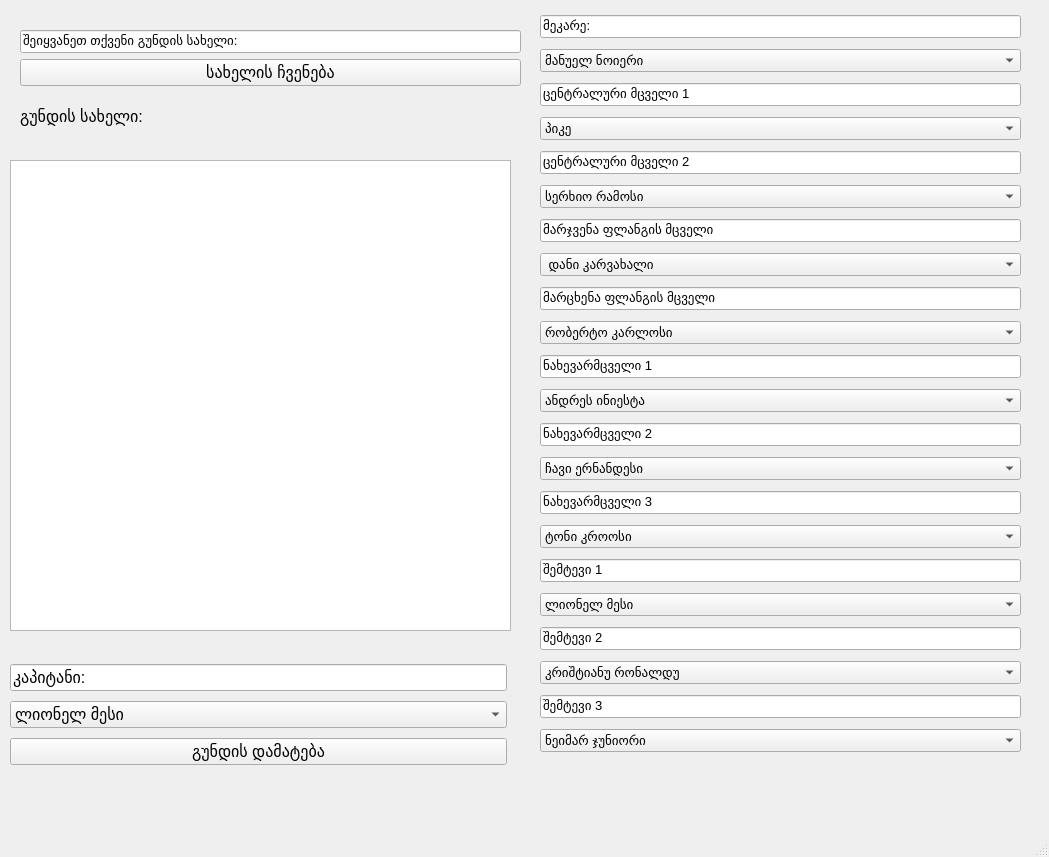
<?xml version="1.0" encoding="UTF-8"?>
<ui version="4.0">
 <class>MainWindow</class>
 <widget class="QMainWindow" name="MainWindow">
  <property name="geometry">
   <rect>
    <x>0</x>
    <y>0</y>
    <width>1049</width>
    <height>857</height>
   </rect>
  </property>
  <property name="windowTitle">
   <string>MainWindow</string>
  </property>
  <widget class="QWidget" name="centralwidget">
   <widget class="QWidget" name="verticalLayoutWidget">
    <property name="geometry">
     <rect>
      <x>20</x>
      <y>30</y>
      <width>501</width>
      <height>111</height>
     </rect>
    </property>
    <layout class="QVBoxLayout" name="verticalLayout">
     <item>
      <widget class="QLineEdit" name="lineEdit">
       <property name="font">
        <font>
         <pointsize>10</pointsize>
        </font>
       </property>
       <property name="text">
        <string>შეიყვანეთ თქვენი გუნდის სახელი:</string>
       </property>
      </widget>
     </item>
     <item>
      <widget class="QPushButton" name="pushButton_2">
       <property name="font">
        <font>
         <pointsize>12</pointsize>
        </font>
       </property>
       <property name="text">
        <string>სახელის ჩვენება</string>
       </property>
      </widget>
     </item>
     <item>
      <widget class="QLabel" name="label">
       <property name="font">
        <font>
         <pointsize>12</pointsize>
        </font>
       </property>
       <property name="text">
        <string>გუნდის სახელი:</string>
       </property>
      </widget>
     </item>
    </layout>
   </widget>
   <widget class="QWidget" name="gridLayoutWidget">
    <property name="geometry">
     <rect>
      <x>540</x>
      <y>10</y>
      <width>481</width>
      <height>755</height>
     </rect>
    </property>
    <layout class="QGridLayout" name="gridLayout">
     <item row="10" column="0">
      <widget class="QComboBox" name="comboBox_11">
       <property name="font">
        <font>
         <pointsize>10</pointsize>
        </font>
       </property>
       <item>
        <property name="text">
         <string> დანი კარვახალი</string>
        </property>
       </item>
       <item>
        <property name="text">
         <string>ბენჟამენ პავარი</string>
        </property>
       </item>
       <item>
        <property name="text">
         <string>აშრაფ ჰაკიმი</string>
        </property>
       </item>
       <item>
        <property name="text">
         <string>კაილ უოლკერი</string>
        </property>
       </item>
       <item>
        <property name="text">
         <string>ტრენტ ალექსანდრ-არნოლდი</string>
        </property>
       </item>
       <item>
        <property name="text">
         <string>ჯოშუა კიმიხი</string>
        </property>
       </item>
      </widget>
     </item>
     <item row="18" column="0">
      <widget class="QComboBox" name="comboBox_7">
       <property name="font">
        <font>
         <pointsize>10</pointsize>
        </font>
       </property>
       <item>
        <property name="text">
         <string>ტონი კროოსი</string>
        </property>
       </item>
       <item>
        <property name="text">
         <string>მარადონა</string>
        </property>
       </item>
       <item>
        <property name="text">
         <string>ანდრეს ინიესტა</string>
        </property>
       </item>
       <item>
        <property name="text">
         <string>ჩავი ერნანდესი</string>
        </property>
       </item>
       <item>
        <property name="text">
         <string>ლუკა მოდრიჩი</string>
        </property>
       </item>
       <item>
        <property name="text">
         <string>კევინ დე ბრუინი</string>
        </property>
       </item>
       <item>
        <property name="text">
         <string>ზინედინ ზიდანი</string>
        </property>
       </item>
       <item>
        <property name="text">
         <string>იოჰან კრუიფი</string>
        </property>
       </item>
       <item>
        <property name="text">
         <string>გიორგი ჩაკვეტაძე</string>
        </property>
       </item>
      </widget>
     </item>
     <item row="16" column="0">
      <widget class="QComboBox" name="comboBox_6">
       <property name="font">
        <font>
         <pointsize>10</pointsize>
        </font>
       </property>
       <item>
        <property name="text">
         <string>ჩავი ერნანდესი </string>
        </property>
       </item>
       <item>
        <property name="text">
         <string>მარადონა</string>
        </property>
       </item>
       <item>
        <property name="text">
         <string>ანდრეს ინიესტა</string>
        </property>
       </item>
       <item>
        <property name="text">
         <string>ტონი კროოსი</string>
        </property>
       </item>
       <item>
        <property name="text">
         <string>ლუკა მოდრიჩი</string>
        </property>
       </item>
       <item>
        <property name="text">
         <string>კევინ დე ბრუინი</string>
        </property>
       </item>
       <item>
        <property name="text">
         <string>ზინედინ ზიდანი</string>
        </property>
       </item>
       <item>
        <property name="text">
         <string>იოჰან ჯრუიფი</string>
        </property>
       </item>
       <item>
        <property name="text">
         <string>გიორგი ჩაკვეტაძე</string>
        </property>
       </item>
      </widget>
     </item>
     <item row="2" column="0">
      <widget class="QComboBox" name="comboBox">
       <property name="font">
        <font>
         <pointsize>10</pointsize>
        </font>
       </property>
       <item>
        <property name="text">
         <string>მანუელ ნოიერი</string>
        </property>
       </item>
       <item>
        <property name="text">
         <string>ჯანლუიჯი ბუფონი</string>
        </property>
       </item>
       <item>
        <property name="text">
         <string>გიორფი მამარდაშვილი</string>
        </property>
       </item>
       <item>
        <property name="text">
         <string>ტერ შტეგენი</string>
        </property>
       </item>
       <item>
        <property name="text">
         <string>ჯიანლუიჯი დონარუმა</string>
        </property>
       </item>
       <item>
        <property name="text">
         <string>დავიდ დე ხეა</string>
        </property>
       </item>
      </widget>
     </item>
     <item row="1" column="0">
      <widget class="QLineEdit" name="lineEdit_3">
       <property name="font">
        <font>
         <pointsize>10</pointsize>
        </font>
       </property>
       <property name="text">
        <string>მეკარე:</string>
       </property>
      </widget>
     </item>
     <item row="12" column="0">
      <widget class="QComboBox" name="comboBox_12">
       <property name="font">
        <font>
         <pointsize>10</pointsize>
        </font>
       </property>
       <item>
        <property name="text">
         <string>რობერტო კარლოსი</string>
        </property>
       </item>
       <item>
        <property name="text">
         <string>კაფუ</string>
        </property>
       </item>
       <item>
        <property name="text">
         <string>ალვეში</string>
        </property>
       </item>
       <item>
        <property name="text">
         <string>მარსელო</string>
        </property>
       </item>
       <item>
        <property name="text">
         <string>ეშლი კოული</string>
        </property>
       </item>
      </widget>
     </item>
     <item row="8" column="0">
      <widget class="QComboBox" name="comboBox_5">
       <property name="font">
        <font>
         <pointsize>10</pointsize>
        </font>
       </property>
       <item>
        <property name="text">
         <string>სერხიო რამოსი</string>
        </property>
       </item>
       <item>
        <property name="text">
         <string>პიკე</string>
        </property>
       </item>
       <item>
        <property name="text">
         <string>მალდინი</string>
        </property>
       </item>
       <item>
        <property name="text">
         <string>ვირჯილ ვან დაიკი</string>
        </property>
       </item>
       <item>
        <property name="text">
         <string>გურამ კაშია</string>
        </property>
       </item>
       <item>
        <property name="text">
         <string>პუიოლი</string>
        </property>
       </item>
       <item>
        <property name="text">
         <string>კანავარო</string>
        </property>
       </item>
      </widget>
     </item>
     <item row="14" column="0">
      <widget class="QComboBox" name="comboBox_3">
       <property name="enabled">
        <bool>true</bool>
       </property>
       <property name="font">
        <font>
         <pointsize>10</pointsize>
        </font>
       </property>
       <item>
        <property name="text">
         <string>ანდრეს ინიესტა</string>
        </property>
       </item>
       <item>
        <property name="text">
         <string>მარადონა</string>
        </property>
       </item>
       <item>
        <property name="text">
         <string>ჩავი ერნანდესი</string>
        </property>
       </item>
       <item>
        <property name="text">
         <string>ტონი კროოსი</string>
        </property>
       </item>
       <item>
        <property name="text">
         <string>ლუკა მოდრიჩი</string>
        </property>
       </item>
       <item>
        <property name="text">
         <string>კევინ დე ბრუინი</string>
        </property>
       </item>
       <item>
        <property name="text">
         <string>ზინედინ ზიდანი</string>
        </property>
       </item>
       <item>
        <property name="text">
         <string>იოჰან კრუიფი</string>
        </property>
       </item>
       <item>
        <property name="text">
         <string>გიორგი ჩაკვეტაძე</string>
        </property>
       </item>
      </widget>
     </item>
     <item row="3" column="0">
      <widget class="QLineEdit" name="lineEdit_4">
       <property name="font">
        <font>
         <pointsize>10</pointsize>
        </font>
       </property>
       <property name="text">
        <string>ცენტრალური მცველი 1</string>
       </property>
      </widget>
     </item>
     <item row="13" column="0">
      <widget class="QLineEdit" name="lineEdit_6">
       <property name="font">
        <font>
         <pointsize>10</pointsize>
        </font>
       </property>
       <property name="text">
        <string>ნახევარმცველი 1</string>
       </property>
      </widget>
     </item>
     <item row="24" column="0">
      <widget class="QComboBox" name="comboBox_4">
       <property name="font">
        <font>
         <pointsize>10</pointsize>
        </font>
       </property>
       <item>
        <property name="text">
         <string>ნეიმარ ჯუნიორი</string>
        </property>
       </item>
       <item>
        <property name="text">
         <string>კრიშტიანუ რონალდუ</string>
        </property>
       </item>
       <item>
        <property name="text">
         <string>ლიონელ მესი</string>
        </property>
       </item>
       <item>
        <property name="text">
         <string>პელე</string>
        </property>
       </item>
       <item>
        <property name="text">
         <string>ლუის სუარეზი</string>
        </property>
       </item>
       <item>
        <property name="text">
         <string>კარიმ ბენზემა</string>
        </property>
       </item>
       <item>
        <property name="text">
         <string>რობერტ ლევანდოვსკი</string>
        </property>
       </item>
       <item>
        <property name="text">
         <string>კილიან მბაპე</string>
        </property>
       </item>
       <item>
        <property name="text">
         <string>ხვიჩა კვარაცხელია</string>
        </property>
       </item>
      </widget>
     </item>
     <item row="15" column="0">
      <widget class="QLineEdit" name="lineEdit_7">
       <property name="font">
        <font>
         <pointsize>10</pointsize>
        </font>
       </property>
       <property name="text">
        <string>ნახევარმცველი 2</string>
       </property>
      </widget>
     </item>
     <item row="17" column="0">
      <widget class="QLineEdit" name="lineEdit_8">
       <property name="font">
        <font>
         <pointsize>10</pointsize>
        </font>
       </property>
       <property name="text">
        <string>ნახევარმცველი 3</string>
       </property>
      </widget>
     </item>
     <item row="21" column="0">
      <widget class="QLineEdit" name="lineEdit_10">
       <property name="font">
        <font>
         <pointsize>10</pointsize>
        </font>
       </property>
       <property name="text">
        <string>შემტევი 2</string>
       </property>
      </widget>
     </item>
     <item row="20" column="0">
      <widget class="QComboBox" name="comboBox_8">
       <property name="font">
        <font>
         <pointsize>10</pointsize>
        </font>
       </property>
       <item>
        <property name="text">
         <string>ლიონელ მესი</string>
        </property>
       </item>
       <item>
        <property name="text">
         <string>კრიშტიანუ რონალდუ</string>
        </property>
       </item>
       <item>
        <property name="text">
         <string>ნეიმარ ჯუნიორი</string>
        </property>
       </item>
       <item>
        <property name="text">
         <string>პელე</string>
        </property>
       </item>
       <item>
        <property name="text">
         <string>ლუის სუარეზი</string>
        </property>
       </item>
       <item>
        <property name="text">
         <string>კარიმ ბენზემა</string>
        </property>
       </item>
       <item>
        <property name="text">
         <string>რობერტ ლევანდოვსკი</string>
        </property>
       </item>
       <item>
        <property name="text">
         <string>კილიან მბაპე</string>
        </property>
       </item>
       <item>
        <property name="text">
         <string>ხვიჩა კვარაცხელია</string>
        </property>
       </item>
      </widget>
     </item>
     <item row="4" column="0">
      <widget class="QComboBox" name="comboBox_2">
       <property name="font">
        <font>
         <pointsize>10</pointsize>
        </font>
       </property>
       <item>
        <property name="text">
         <string>პიკე</string>
        </property>
       </item>
       <item>
        <property name="text">
         <string>სერხიო რამოსი</string>
        </property>
       </item>
       <item>
        <property name="text">
         <string>მალდინი</string>
        </property>
       </item>
       <item>
        <property name="text">
         <string>ვირჯილ ვან დაიკი</string>
        </property>
       </item>
       <item>
        <property name="text">
         <string>გურამ კაშია</string>
        </property>
       </item>
       <item>
        <property name="text">
         <string>პუიოლი</string>
        </property>
       </item>
       <item>
        <property name="text">
         <string>კანავარო</string>
        </property>
       </item>
      </widget>
     </item>
     <item row="22" column="0">
      <widget class="QComboBox" name="comboBox_9">
       <property name="font">
        <font>
         <pointsize>10</pointsize>
        </font>
       </property>
       <item>
        <property name="text">
         <string>კრიშტიანუ რონალდუ</string>
        </property>
       </item>
       <item>
        <property name="text">
         <string>ლიონელ მესი</string>
        </property>
       </item>
       <item>
        <property name="text">
         <string>ნეიმარ ჯუნიორი</string>
        </property>
       </item>
       <item>
        <property name="text">
         <string>პელე</string>
        </property>
       </item>
       <item>
        <property name="text">
         <string>ლუის სუარეზი</string>
        </property>
       </item>
       <item>
        <property name="text">
         <string>კარიმ ბენზემა</string>
        </property>
       </item>
       <item>
        <property name="text">
         <string>რობერტ ლევანდოვსკი</string>
        </property>
       </item>
       <item>
        <property name="text">
         <string>კილიან მბაპე</string>
        </property>
       </item>
       <item>
        <property name="text">
         <string>ხვიჩა კვარაცხელია</string>
        </property>
       </item>
      </widget>
     </item>
     <item row="19" column="0">
      <widget class="QLineEdit" name="lineEdit_9">
       <property name="font">
        <font>
         <pointsize>10</pointsize>
        </font>
       </property>
       <property name="text">
        <string>შემტევი 1</string>
       </property>
      </widget>
     </item>
     <item row="23" column="0">
      <widget class="QLineEdit" name="lineEdit_11">
       <property name="font">
        <font>
         <pointsize>10</pointsize>
        </font>
       </property>
       <property name="text">
        <string>შემტევი 3</string>
       </property>
      </widget>
     </item>
     <item row="7" column="0">
      <widget class="QLineEdit" name="lineEdit_5">
       <property name="font">
        <font>
         <pointsize>10</pointsize>
        </font>
       </property>
       <property name="text">
        <string>ცენტრალური მცველი 2</string>
       </property>
      </widget>
     </item>
     <item row="9" column="0">
      <widget class="QLineEdit" name="lineEdit_2">
       <property name="font">
        <font>
         <pointsize>10</pointsize>
        </font>
       </property>
       <property name="text">
        <string>მარჯვენა ფლანგის მცველი</string>
       </property>
      </widget>
     </item>
     <item row="11" column="0">
      <widget class="QLineEdit" name="lineEdit_13">
       <property name="font">
        <font>
         <pointsize>10</pointsize>
        </font>
       </property>
       <property name="text">
        <string>მარცხენა ფლანგის მცველი</string>
       </property>
      </widget>
     </item>
    </layout>
   </widget>
   <widget class="QWidget" name="verticalLayoutWidget_2">
    <property name="geometry">
     <rect>
      <x>10</x>
      <y>160</y>
      <width>501</width>
      <height>471</height>
     </rect>
    </property>
    <layout class="QVBoxLayout" name="verticalLayout_2">
     <item>
      <layout class="QHBoxLayout" name="horizontalLayout">
       <item>
        <widget class="QListView" name="listView"/>
       </item>
      </layout>
     </item>
    </layout>
   </widget>
   <widget class="QWidget" name="verticalLayoutWidget_3">
    <property name="geometry">
     <rect>
      <x>10</x>
      <y>660</y>
      <width>497</width>
      <height>110</height>
     </rect>
    </property>
    <layout class="QVBoxLayout" name="verticalLayout_3">
     <item>
      <widget class="QLineEdit" name="lineEdit_12">
       <property name="font">
        <font>
         <pointsize>12</pointsize>
        </font>
       </property>
       <property name="text">
        <string>კაპიტანი:</string>
       </property>
      </widget>
     </item>
     <item>
      <widget class="QComboBox" name="comboBox_10">
       <property name="font">
        <font>
         <pointsize>12</pointsize>
        </font>
       </property>
       <item>
        <property name="text">
         <string>ლიონელ მესი</string>
        </property>
       </item>
       <item>
        <property name="text">
         <string>კრიშტიანუ რონალდუ</string>
        </property>
       </item>
       <item>
        <property name="text">
         <string>გურამ კაშია</string>
        </property>
       </item>
       <item>
        <property name="text">
         <string>ინიესტა</string>
        </property>
       </item>
       <item>
        <property name="text">
         <string>ტონი კროოსი</string>
        </property>
       </item>
       <item>
        <property name="text">
         <string>ლუკა მოდრიჩი</string>
        </property>
       </item>
       <item>
        <property name="text">
         <string>იოჰან კრუიფი</string>
        </property>
       </item>
       <item>
        <property name="text">
         <string>ჩავი ერნანდესი</string>
        </property>
       </item>
       <item>
        <property name="text">
         <string>კევინ დე ბრუინი</string>
        </property>
       </item>
       <item>
        <property name="text">
         <string>ზინედინ ზიდანი</string>
        </property>
       </item>
       <item>
        <property name="text">
         <string>გიორგი ჩაკვეტაძე</string>
        </property>
       </item>
       <item>
        <property name="text">
         <string>ნეიმარ ჯუნიორი</string>
        </property>
       </item>
       <item>
        <property name="text">
         <string>პელე</string>
        </property>
       </item>
       <item>
        <property name="text">
         <string>ლუის სუარეზი</string>
        </property>
       </item>
       <item>
        <property name="text">
         <string>კარიმ ბენზემა</string>
        </property>
       </item>
       <item>
        <property name="text">
         <string>რობერტ ლევანდოვსკი</string>
        </property>
       </item>
       <item>
        <property name="text">
         <string>კილიან მბაპე</string>
        </property>
       </item>
       <item>
        <property name="text">
         <string>ხვიჩა კვარაცხელია</string>
        </property>
       </item>
       <item>
        <property name="text">
         <string>პიკე</string>
        </property>
       </item>
       <item>
        <property name="text">
         <string>სერხიო რამოსი</string>
        </property>
       </item>
       <item>
        <property name="text">
         <string>მალდინი</string>
        </property>
       </item>
       <item>
        <property name="text">
         <string>ვირჯილ ვან დაიკი</string>
        </property>
       </item>
       <item>
        <property name="text">
         <string>პუიოლი</string>
        </property>
       </item>
       <item>
        <property name="text">
         <string>კანავარო</string>
        </property>
       </item>
       <item>
        <property name="text">
         <string>მარადონა</string>
        </property>
       </item>
       <item>
        <property name="text">
         <string>ალვეში</string>
        </property>
       </item>
       <item>
        <property name="text">
         <string>არნოლდი</string>
        </property>
       </item>
       <item>
        <property name="text">
         <string>კაფუ</string>
        </property>
       </item>
       <item>
        <property name="text">
         <string>ჰაკიმი</string>
        </property>
       </item>
       <item>
        <property name="text">
         <string>კაილ უოლკერი</string>
        </property>
       </item>
       <item>
        <property name="text">
         <string>რობერტო კარლოსი</string>
        </property>
       </item>
       <item>
        <property name="text">
         <string>დანი კარვახალი</string>
        </property>
       </item>
      </widget>
     </item>
     <item>
      <widget class="QPushButton" name="pushButton">
       <property name="font">
        <font>
         <pointsize>12</pointsize>
        </font>
       </property>
       <property name="text">
        <string>გუნდის დამატება</string>
       </property>
      </widget>
     </item>
    </layout>
   </widget>
  </widget>
  <widget class="QMenuBar" name="menubar">
   <property name="geometry">
    <rect>
     <x>0</x>
     <y>0</y>
     <width>1049</width>
     <height>26</height>
    </rect>
   </property>
  </widget>
  <widget class="QStatusBar" name="statusbar"/>
 </widget>
 <resources/>
 <connections/>
</ui>
